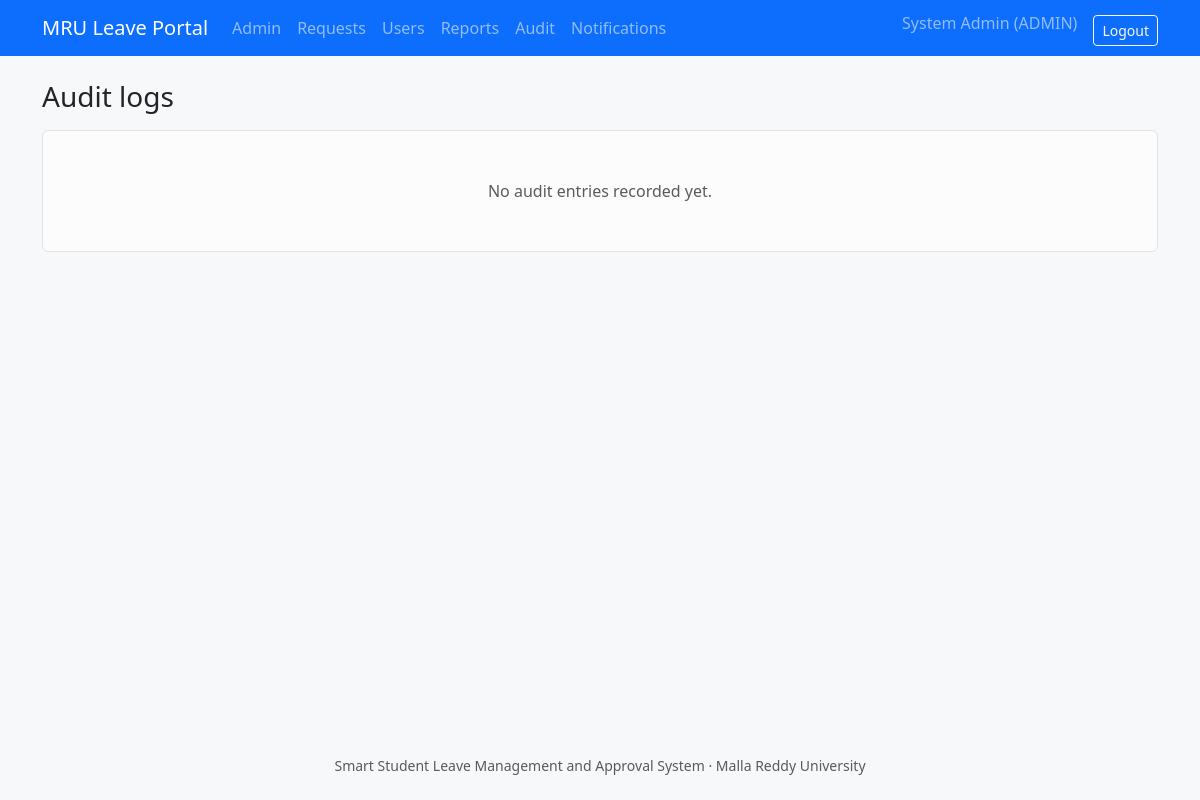
Before: /admin/audit (signed in) with the older database file.
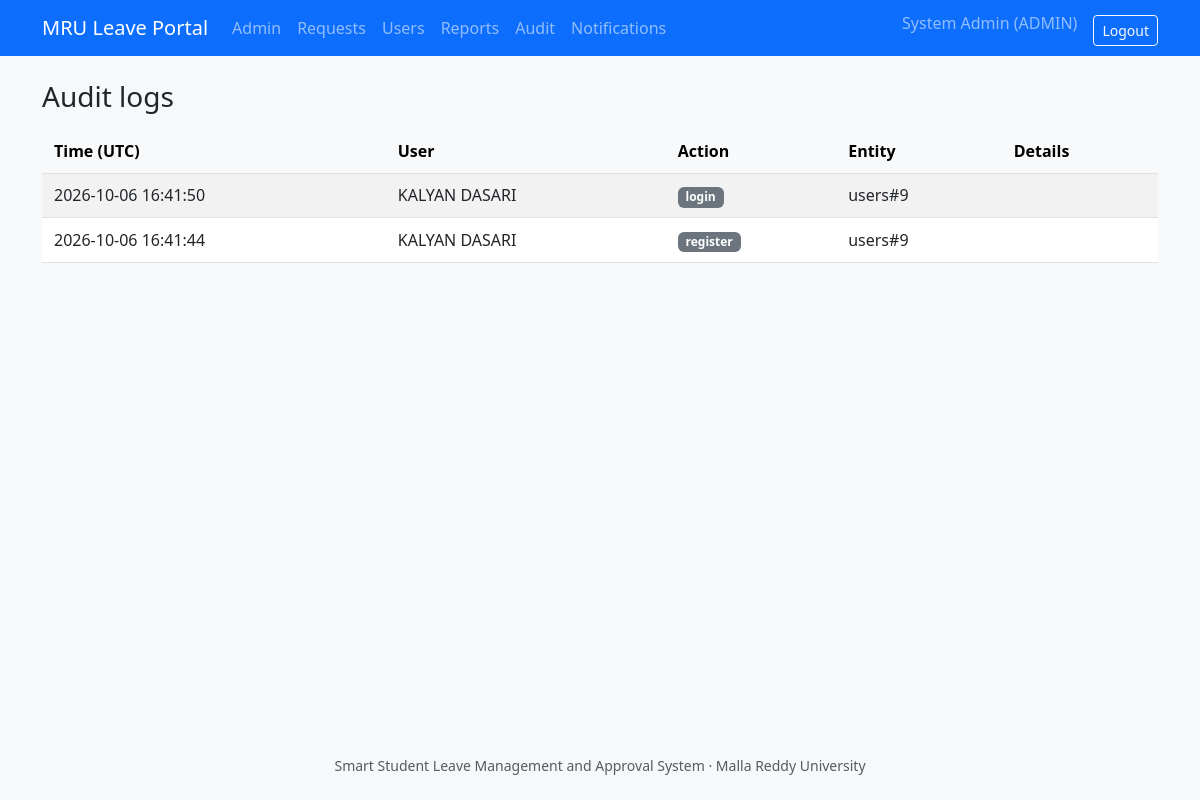
After: the same page with the newer database file.
### tables this page shows
CREATE TABLE users (
    id INTEGER PRIMARY KEY AUTOINCREMENT,
    name TEXT NOT NULL,
    roll_no TEXT,
    email TEXT NOT NULL COLLATE NOCASE UNIQUE,
    password_hash TEXT NOT NULL,
    role TEXT NOT NULL CHECK (role IN ('student', 'faculty', 'hod', 'admin')),
    department_id INTEGER REFERENCES departments(id),
    branch_id INTEGER REFERENCES branches(id),
    active INTEGER NOT NULL DEFAULT 1,
    created_at TEXT NOT NULL
);

CREATE TABLE audit_logs (
    id INTEGER PRIMARY KEY AUTOINCREMENT,
    user_id INTEGER REFERENCES users(id),
    action TEXT NOT NULL,
    entity TEXT,
    entity_id INTEGER,
    details TEXT NOT NULL DEFAULT '',
    created_at TEXT NOT NULL
);

### leave_management/admin_views.py (the view)
@bp.route("/audit")
@roles_required("admin")
def audit_logs():
    page = page_number(request.args.get("page"))
    per_page = 25
    total = query("SELECT COUNT(*) AS n FROM audit_logs", one=True)["n"]
    rows = query(
        """SELECT a.*, u.name AS user_name, u.email AS user_email
           FROM audit_logs a LEFT JOIN users u ON u.id = a.user_id
           ORDER BY a.created_at DESC, a.id DESC LIMIT ? OFFSET ?""",
        (per_page, (page - 1) * per_page),
    )
    return render_template("admin/audit.html", logs=rows, page=page, total=total, per_page=per_page)

### leave_management/db.py (called while the page is built)
def get_db() -> sqlite3.Connection:
    if "db" not in g:
        g.db = sqlite3.connect(current_app.config["DATABASE"])
        g.db.row_factory = sqlite3.Row
        g.db.execute("PRAGMA foreign_keys = ON")
    return g.db

def query(sql: str, args=(), one: bool = False):
    cur = get_db().execute(sql, args)
    rows = cur.fetchall()
    cur.close()
    if one:
        return rows[0] if rows else None
    return rows

### leave_management/notify.py (called while the page is built)
def unread_count(user_id) -> int:
    row = query(
        "SELECT COUNT(*) AS n FROM notifications WHERE recipient_id = ? AND is_read = 0 AND channel = 'in_app'",
        (user_id,),
        one=True,
    )
    return row["n"] if row else 0

### leave_management/security.py (called while the page is built)
def load_user():
    user_id = session.get("user_id")
    g.user = None
    if user_id:
        g.user = query(
            """SELECT u.*, d.name AS department_name, b.name AS branch_name
               FROM users u
               LEFT JOIN departments d ON d.id = u.department_id
               LEFT JOIN branches b ON b.id = u.branch_id
               WHERE u.id = ? AND u.active = 1""",
            (user_id,),
            one=True,
        )
        if g.user is None:
            session.pop("user_id", None)

def roles_required(*roles):
    def decorator(view):
        @wraps(view)
        def wrapper(*args, **kwargs):
            if g.user is None:
                flash("Please sign in to continue.", "warning")
                return redirect(url_for("auth.login", next=request.path))
            if g.user["role"] not in roles:
                abort(403)
            return view(*args, **kwargs)
        return wrapper
    return decorator

### leave_management/validators.py (called while the page is built)
def page_number(raw, default=1) -> int:
    try:
        return max(int(raw or default), 1)
    except (TypeError, ValueError):
        return default

### templates/admin/audit.html (shortened to what this page needs)
{% extends "base.html" %}
{% from "_macros.html" import pager %}
{% block content %}
<h3 class="mb-3">Audit logs</h3>
{% if not logs %}
<div class="alert alert-light border text-center py-5 text-muted">No audit entries recorded yet.</div>
{% else %}
<div class="table-responsive">
  <table class="table table-sm table-striped align-middle">
    <thead class="table-light"><tr><th>Time (UTC)</th><th>User</th><th>Action</th><th>Entity</th><th>Details</th></tr></thead>
    <tbody>
      {% for l in logs %}
      <tr>
        <td class="text-nowrap">{{ l.created_at }}</td>
        <td>{{ l.user_name or 'anonymous' }}</td>
        <td><span class="badge bg-secondary">{{ l.action }}</span></td>
        <td>{{ l.entity or '-' }}{% if l.entity_id %}#{{ l.entity_id }}{% endif %}</td>
        <td class="small text-muted">{{ l.details }}</td>
      </tr>
      {% endfor %}
    </tbody>
  </table>
</div>
{% endif %}
{% endblock %}

### templates/base.html (shortened to what this page needs)
<!DOCTYPE html>
<html lang="en">
<head>
  <link href="https://cdn.jsdelivr.net/npm/bootstrap@5.3.0/dist/css/bootstrap.min.css" rel="stylesheet">
  <link href="{{ url_for('static', filename='styles.css') }}" rel="stylesheet">
</head>
<body>
<nav class="navbar navbar-expand-lg navbar-dark bg-primary no-print">
  <div class="container">
    <a class="navbar-brand" href="{{ url_for('main.dashboard') }}">MRU Leave Portal</a>
    <div class="collapse navbar-collapse" id="nav">
      <ul class="navbar-nav me-auto">
        {% if current_user %}
          {% if current_user.role == 'student' %}
            <li class="nav-item"><a class="nav-link" href="{{ url_for('student.dashboard') }}">Dashboard</a></li>
            <li class="nav-item"><a class="nav-link" href="{{ url_for('student.new_request') }}">Apply for Leave</a></li>
            <li class="nav-item"><a class="nav-link" href="{{ url_for('student.balances') }}">Leave Balance</a></li>
          {% elif current_user.role in ('faculty', 'hod') %}
            <li class="nav-item"><a class="nav-link" href="{{ url_for('review.dashboard') }}">Review Queue</a></li>
          {% elif current_user.role == 'admin' %}
            <li class="nav-item"><a class="nav-link" href="{{ url_for('admin.dashboard') }}">Admin</a></li>
            <li class="nav-item"><a class="nav-link" href="{{ url_for('review.dashboard') }}">Requests</a></li>
            <li class="nav-item"><a class="nav-link" href="{{ url_for('admin.users') }}">Users</a></li>
            <li class="nav-item"><a class="nav-link" href="{{ url_for('admin.reports') }}">Reports</a></li>
            <li class="nav-item"><a class="nav-link" href="{{ url_for('admin.audit_logs') }}">Audit</a></li>
          {% endif %}
          <li class="nav-item">
            <a class="nav-link" href="{{ url_for('main.notifications') }}">
              Notifications
            </a>
          </li>
        {% endif %}
      </ul>
      <ul class="navbar-nav">
        {% if current_user %}
          <li class="nav-item"><span class="navbar-text me-3">{{ current_user.name }} ({{ current_user.role|upper }})</span></li>
          <li class="nav-item">
            <form method="post" action="{{ url_for('auth.logout') }}" class="d-inline">
              <button class="btn btn-outline-light btn-sm mt-1">Logout</button>
            </form>
          </li>
        {% else %}
          <li class="nav-item"><a class="nav-link" href="{{ url_for('auth.login') }}">Login</a></li>
          <li class="nav-item"><a class="nav-link" href="{{ url_for('auth.register') }}">Register</a></li>
        {% endif %}
      </ul>
    </div>
  </div>
</nav>
<main class="container py-4">
  {% block content %}{% endblock %}
</main>
<footer class="text-center text-muted small py-4 no-print">
  Smart Student Leave Management and Approval System &middot; Malla Reddy University
</footer>
</body>
</html>

### static/styles.css (style rules this page uses)
body { background-color: #f7f8fa; min-height: 100vh; display: flex; flex-direction: column; }
main { flex: 1 0 auto; }
.table > :not(caption) > * > * { padding: 0.6rem 0.75rem; }

Changed rows visible on the page:
added audit_logs: created_at "2026-10-06 16:41:50", name "KALYAN DASARI", action "login", entity "users", entity_id "9"
added audit_logs: created_at "2026-10-06 16:41:44", name "KALYAN DASARI", action "register", entity "users", entity_id "9"
Other visible differences:
text no longer shown: "No audit entries recorded yet."
text now shown: "Time (UTC) User Action Entity Details"
